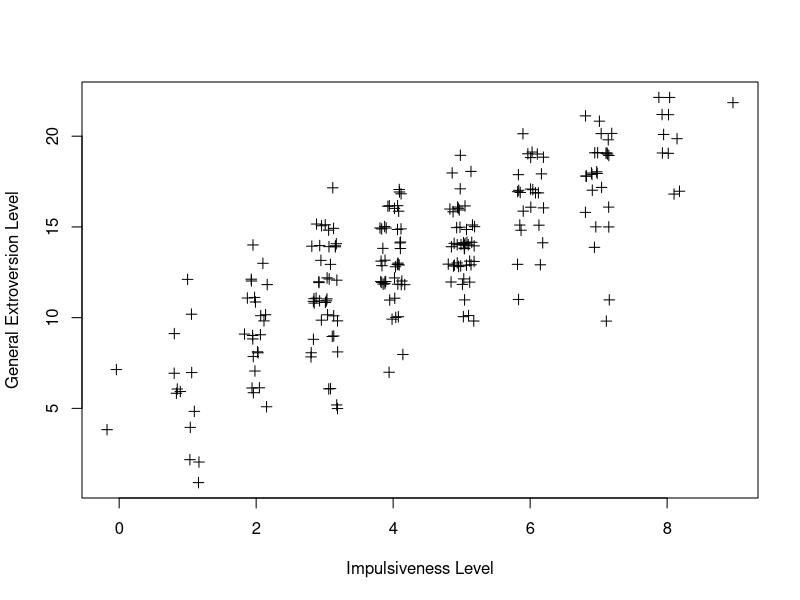
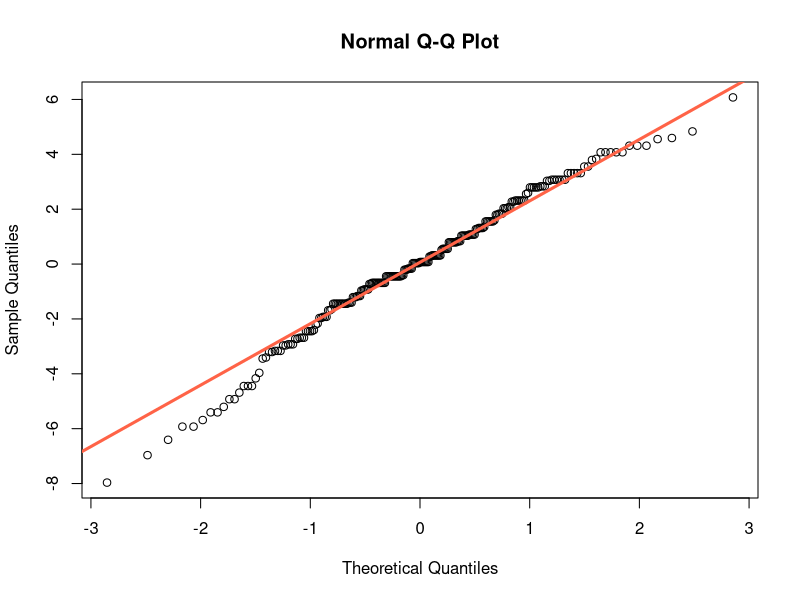
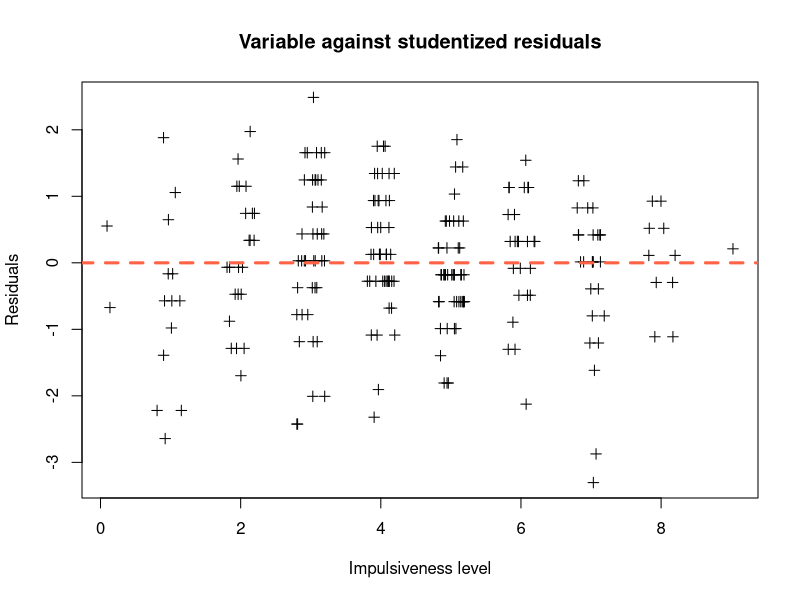
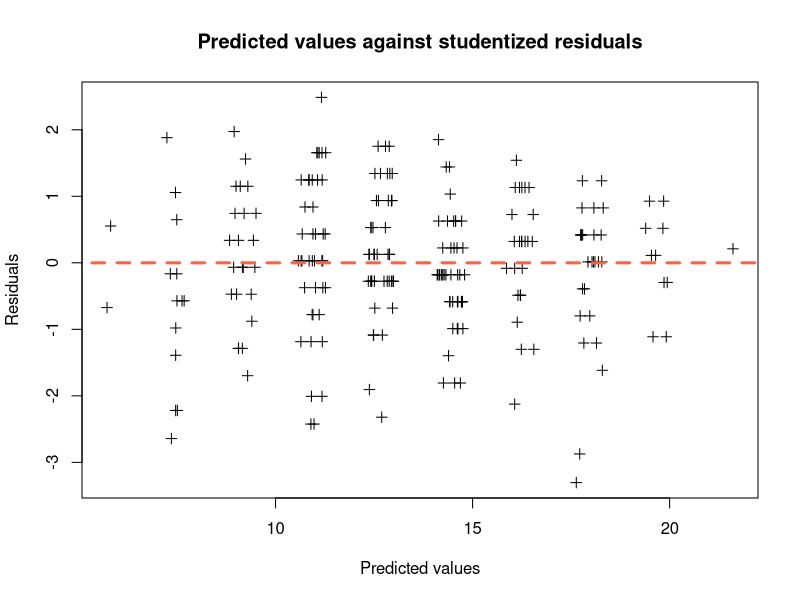
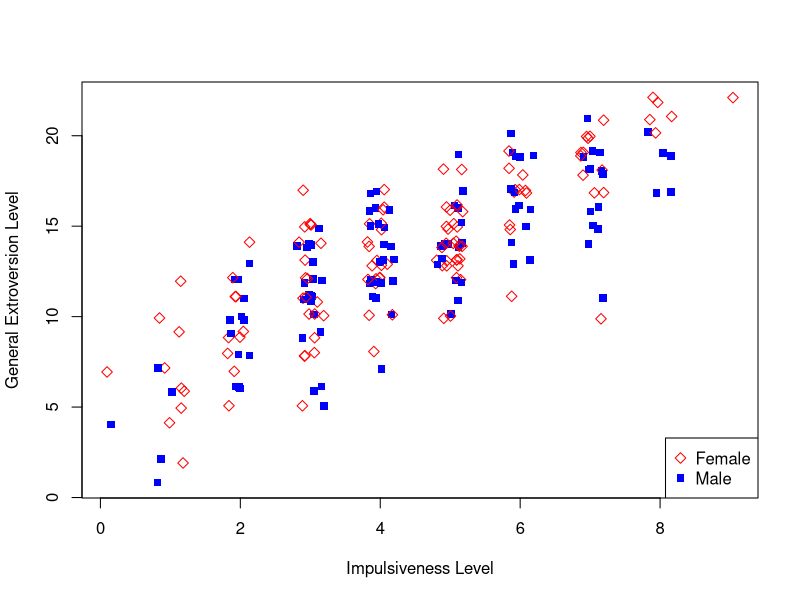
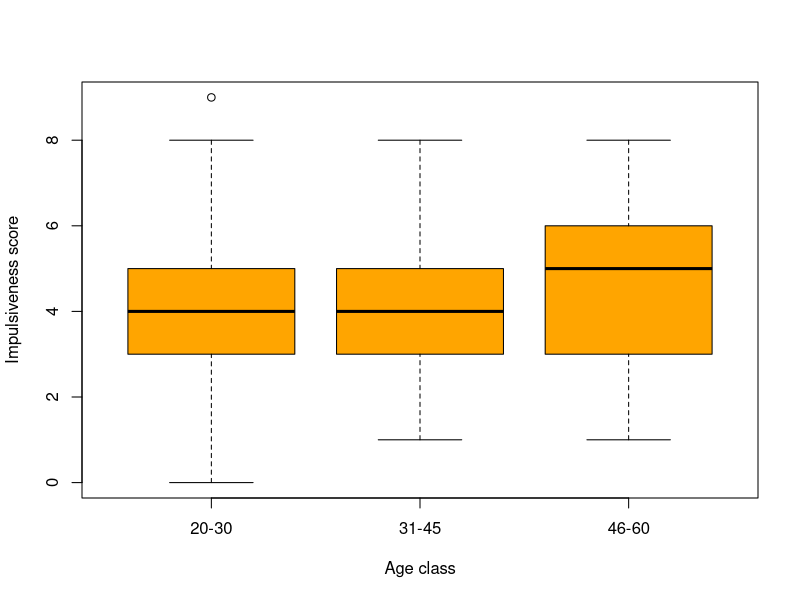

These figures' R source, in order:
#!/usr/bin/env Rscript

# Loading the dataset

data <- read.csv(file="epi-bf-bdi-data.csv",head=T, sep="\t")

names(data)
attach(data)
dim(data)

# Overview

summary(data)

# Linear model visualization

plot(jitter(epiImp), jitter(epiE), xlab="Impulsiveness Level", ylab="General Extroversion Level", pch=3)

# Linear model construction

mod <- lm(epiE~epiImp)
summary(mod)

# Mean of the residuals

mean(mod$residuals)

# Gaussian distribution

qqnorm(mod$residuals)
qqline(mod$residuals,col="tomato",lwd=3)

# Homoscedasticity

normResiduals <- rstudent(mod)

plot(jitter(epiImp), normResiduals, pch=3, main="Variable against studentized residuals", xlab="Impulsiveness level", ylab="Residuals")
lines(c(-1,10), c(0,0), lty=2, col="tomato", lwd=3)

plot(jitter(mod$fitted.values), normResiduals, pch=3, main="Predicted values against studentized residuals", xlab="Predicted values", ylab="Residuals")
lines(c(-1,30), c(0,0), lty=2, col="tomato", lwd=3)

# Accounting for gender differences

plot(jitter(epiImp), jitter(epiE), xlab="Impulsiveness Level", ylab="General Extroversion Level", , pch=ifelse(sex=="F",5,15), col=ifelse(sex=="F","red", "blue"))
legend("bottomright", "(x,y)", c("Female", "Male"), pch=c(5,15), col=c("red", "blue"))

mod2 <- lm(epiE~epiImp + sex)
summary(mod2)

# Influence of age

boxplot(epiImp~age,col="orange", xlab="Age class",ylab="Impulsiveness score")
